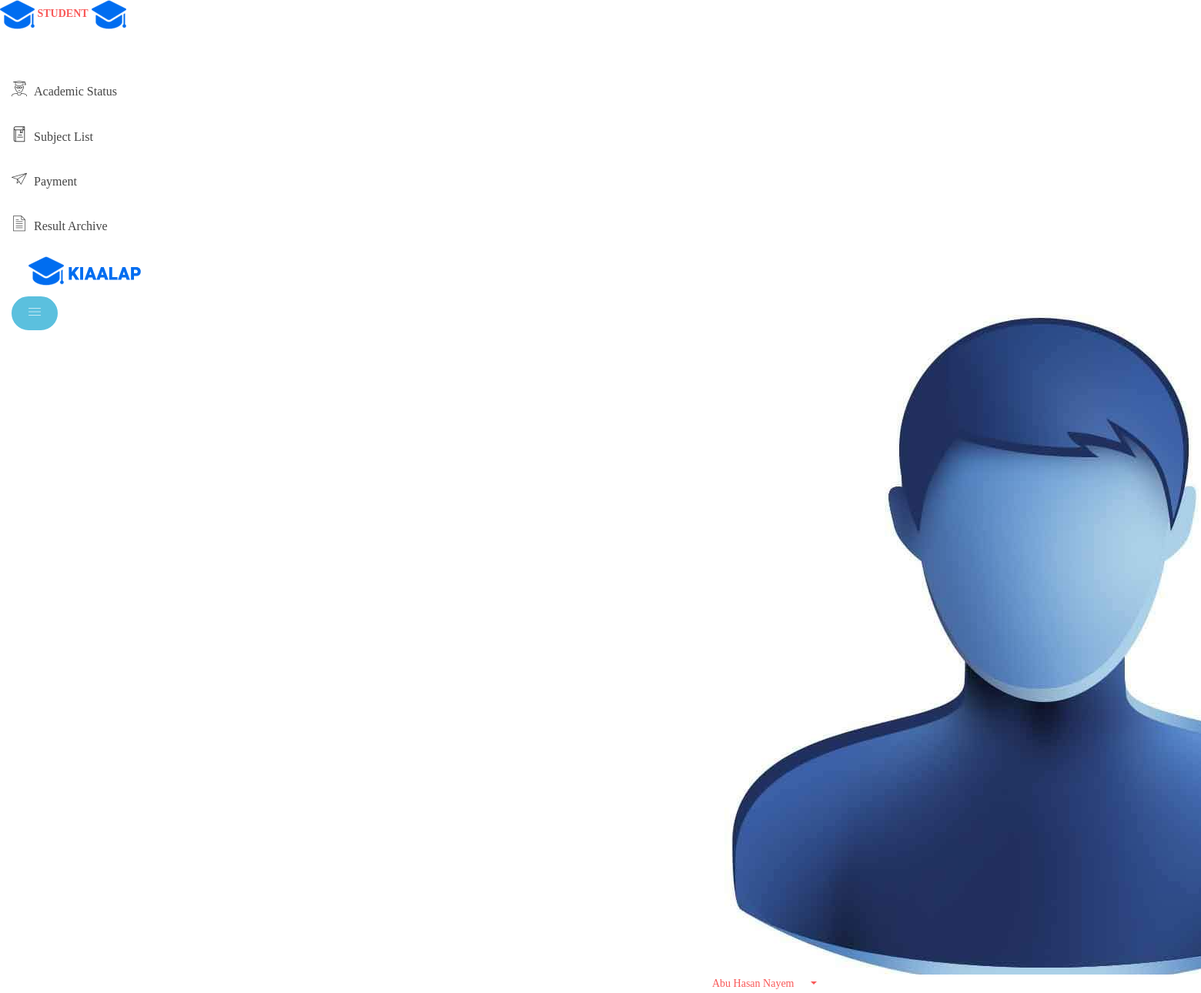
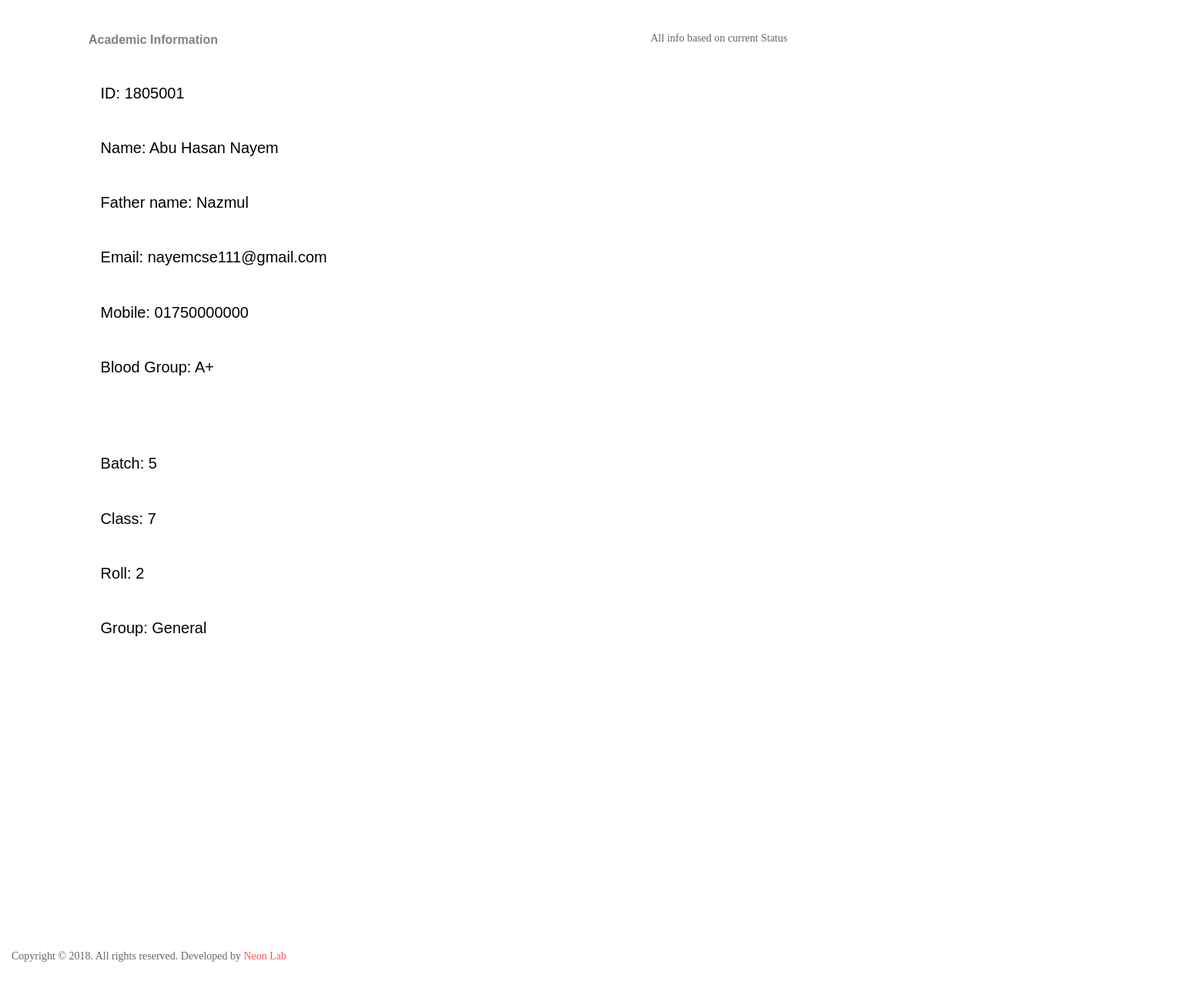
The page /student (signed in) on the database its author committed (2 pictures, top to bottom).
### tables this page shows
CREATE TABLE `student` (
  `id` int(11) NOT NULL,
  `name` varchar(55) NOT NULL,
  `father_name` varchar(55) NOT NULL,
  `current_class` varchar(55) NOT NULL,
  `batch` varchar(55) NOT NULL,
  `current_roll` varchar(55) DEFAULT NULL,
  `student_group` varchar(55) NOT NULL,
  `mobile` varchar(55) NOT NULL,
  `email` varchar(55) NOT NULL,
  `gender` varchar(10) NOT NULL,
  `blood_group` varchar(10) NOT NULL,
  `password` varchar(255) NOT NULL,
  `registration_date` timestamp NOT NULL DEFAULT CURRENT_TIMESTAMP,
  `token` varchar(65) NOT NULL,
  `status` tinyint(4) NOT NULL DEFAULT '1',
  `profile_picture` text,
  `result_6` varchar(255) DEFAULT NULL,
  `result_7` varchar(255) DEFAULT NULL,
  `result_8` varchar(255) DEFAULT NULL,
  `result_9` varchar(255) DEFAULT NULL,
  `result_10` varchar(255) DEFAULT NULL
);

### student/index.php (the view)
<?php include 'include/header.php'; ?>
        <div class="product-sales-area mg-tb-30">
            <div class="container-fluid">
                <div class="row">
                    <div class="col-lg-12 col-md-12 col-sm-12 col-xs-12">
                        <div class="product-sales-chart" style="padding-left: 100px; padding-top: 30px;">
                            <div class="portlet-title">
                                <div class="row">
                                    <div class="col-lg-6 col-md-6 col-sm-6 col-xs-12">
                                        <div class="caption pro-sl-hd">
                                            <span class="caption-subject"><b>Academic Information</b></span>
                                        </div>
                                    </div>
                                    <div class="col-lg-6 col-md-6 col-sm-6 col-xs-12">
                                        <div class="actions graph-rp graph-rp-dl">
                                            <p>All info based on current Status</p>
                                        </div>
                                    </div>
                                </div>
                            </div>
                            <br>
                            <ul class="list-inline cus-product-sl-rp">
                                <?php
                                    include '../db/db.php';
                                    $query      = "SELECT * FROM student WHERE id = $student_id";
                                    $stmt       = $db->prepare($query);
                                    $result     = $stmt->execute();
                                    $row        = $stmt->fetch();
                                 ?>
                                <li>
                                    <h5><i class="fa fa-circle" style="color: #006EF0;"></i>ID: <?php echo $row['id']; ?></h5>
                                </li><br>
                                <li>
                                    <h5><i class="fa fa-circle" style="color: #61b12d;"></i>Name: <?php echo $row['name']; ?> </h5>
                                </li><br>
                                <li>
                                    <h5><i class="fa fa-circle" style="color: #933EC5;"></i>Father name: <?php echo $row['father_name']; ?></h5>
                                </li><br>
                                <li>
                                    <h5><i class="fa fa-circle" style="color: #cc33ff;"></i>Email: <?php echo $row['email']; ?></h5>
                                </li><br>
                                <li>
                                    <h5><i class="fa fa-circle" style="color: #009933;"></i>Mobile: <?php echo $row['mobile']; ?></h5>
                                </li><br>
                                <li>
                                    <h5><i class="fa fa-circle" style="color: red;"></i>Blood Group: <?php echo $row['blood_group']; ?></h5>
                                </li><br>
                                <br><br>
                                <li>
                                    <h5><i class="fa fa-circle" style="color: #44b12d;"></i>Batch: <?php echo $row['batch']; ?></h5>
                                </li><br>
                                <li>
                                    <h5><i class="fa fa-circle" style="color: #3333ff;"></i>Class: <?php echo $row['current_class']; ?></h5>
                                </li><br>
                                <li>
                                    <h5><i class="fa fa-circle" style="color: #999966;"></i>Roll: <?php echo $row['current_roll']; ?></h5>
                                </li><br>
                                <li>
                                    <h5><i class="fa fa-circle" style="color: #00ccff;"></i>Group: <?php echo $row['student_group']; ?></h5>
                                </li><br>
                            </ul>
                            <div id="extra-area-chart" style="height: 356px;"></div>
                        </div>
                    </div>
                </div>
            </div>
        </div>
<?php include 'include/footer.php'; ?>

### student/include/header.php (shortened to what this page needs)
<?php
    include '../db/db.php';
?>
<?php
    $student_id = $_SESSION['student_id'];
    $query_student              = "SELECT * FROM student WHERE id = :student_id";
    $stmt_student               = $db->prepare($query_student);
    $stmt_student              -> bindValue(':student_id',$student_id, PDO::PARAM_STR);
    $result_student             = $stmt_student->execute();
    $row_student               = $stmt_student->fetch();
?>
<!doctype html>
<html class="no-js" lang="en">
<head>
    <link rel="stylesheet" href="css/bootstrap.min.css">
    <link rel="stylesheet" href="css/font-awesome.min.css">
    <link rel="stylesheet" href="css/owl.carousel.css">
    <link rel="stylesheet" href="css/owl.theme.css">
    <link rel="stylesheet" href="css/owl.transitions.css">
    <link rel="stylesheet" href="css/animate.css">
    <link rel="stylesheet" href="css/normalize.css">
    <link rel="stylesheet" href="css/meanmenu.min.css">
    <link rel="stylesheet" href="css/main.css">
    <link rel="stylesheet" href="css/educate-custon-icon.css">
    <link rel="stylesheet" href="css/morrisjs/morris.css">
    <link rel="stylesheet" href="css/scrollbar/jquery.mCustomScrollbar.min.css">
    <link rel="stylesheet" href="css/metisMenu/metisMenu.min.css">
    <link rel="stylesheet" href="css/metisMenu/metisMenu-vertical.css">
    <link rel="stylesheet" href="css/calendar/fullcalendar.min.css">
    <link rel="stylesheet" href="css/calendar/fullcalendar.print.min.css">
    <link rel="stylesheet" href="style.css">
    <link rel="stylesheet" href="css/responsive.css">
</head>
<body>
    <div class="left-sidebar-pro">
        <nav id="sidebar" class="">
            <div class="sidebar-header">
                <a href="index.html"><img class="main-logo" src="img/logo/logosn.png" alt="" />
                    <b>STUDENT</b></a>
                <strong><a href="index.html"><img src="img/logo/logosn.png" alt="" /></a></strong>
            </div>
            <div class="left-custom-menu-adp-wrap comment-scrollbar">
                <nav class="sidebar-nav left-sidebar-menu-pro">
                    <ul class="metismenu" id="menu1">
                        <br><br>
                        <li>
                            <a href="index.php"><span class="educate-icon educate-student icon-wrap"></span> <span class="mini-click-non">Academic Status</span></a>
                        </li>
                        <li>
                            <a href="subject_list.php"><span class="educate-icon educate-library icon-wrap"></span> <span class="mini-click-non">Subject List</span></a>
                        </li>
                        <li>
                            <a href="payment.php"><span class="educate-icon educate-interface icon-wrap"></span> <span class="mini-click-non">Payment</span></a>
                        </li>
                        <li>
                            <a href="result_archive.php"><span class="educate-icon educate-data-table icon-wrap"></span> <span class="mini-click-non">Result Archive</span></a>
                        </li>
                    </ul>
                </nav>
            </div>
        </nav>
    </div>
    <div class="all-content-wrapper">
        <div class="container-fluid">
            <div class="row">
                <div class="col-lg-12 col-md-12 col-sm-12 col-xs-12">
                    <div class="logo-pro">
                        <a href="index.html"><img class="main-logo" src="img/logo/logo.png" alt="" /></a>
                    </div>
                </div>
            </div>
        </div>
        <div class="header-advance-area">
            <div class="header-top-area">
                <div class="container-fluid">
                    <div class="row">
                        <div class="col-lg-12 col-md-12 col-sm-12 col-xs-12">
                            <div class="header-top-wraper">
                                <div class="row">
                                    <div class="col-lg-1 col-md-0 col-sm-1 col-xs-12">
                                        <div class="menu-switcher-pro">
                                            <button type="button" id="sidebarCollapse" class="btn bar-button-pro header-drl-controller-btn btn-info navbar-btn">
                                                    <i class="educate-icon educate-nav"></i>
                                                </button>
                                        </div>
                                    </div>
                                    <div class="col-lg-6 col-md-7 col-sm-6 col-xs-12">
                                    </div>
                                    <div class="col-lg-5 col-md-5 col-sm-12 col-xs-12">
                                        <div class="header-right-info">
                                            <ul class="nav navbar-nav mai-top-nav header-right-menu">
                                                <li class="nav-item">
                                                    <a href="#" data-toggle="dropdown" role="button" aria-expanded="false" class="nav-link dropdown-toggle">
                                                            <img src="img/student/<?php echo $row_student['profile_picture'] ?>" alt="" />
                                                            <span class="admin-name">
                                                                <?php echo $row_student['name']; ?>
                                                            </span>
                                                            <i class="fa fa-angle-down edu-icon edu-down-arrow"></i>
                                                        </a>
                                                </li>
                                            </ul>
                                        </div>
                                    </div>
                                </div>
                            </div>
                        </div>
                    </div>
                </div>
            </div>
        </div>

### student/include/footer.php (shortened to what this page needs)
        <div class="footer-copyright-area">
            <div class="container-fluid">
                <div class="row">
                    <div class="col-lg-12">
                        <div class="footer-copy-right">
                            <p>Copyright © 2018. All rights reserved. Developed by <a href="https://neonlab.io/">Neon Lab</a></p>
                        </div>
                    </div>
                </div>
            </div>
        </div>
    </div>
</body>
</html>

### assets/css/main.css (style rules this page uses)
* { margin: 0px; padding: 0px; box-sizing: border-box; }
body, html { height: 100%; font-family: Poppins-Regular, sans-serif; }
a { font-family: Poppins-Regular; font-size: 14px; line-height: 1.7; color: #666666; margin: 0px; transition: all 0.4s; -webkit-transition: all 0.4s; -o-transition: all 0.4s; -moz-transition: all 0.4s; }
h1,h2,h3,h4,h5,h6 { margin: 0px; }
p { font-family: Poppins-Regular; font-size: 14px; line-height: 1.7; color: #666666; margin: 0px; }
ul, li { margin: 0px; list-style-type: none; }
button { outline: none !important; border: none; background: transparent; }

### student/css/metisMenu/metisMenu-vertical.css (style rules this page uses)
.sidebar-nav { background: #fff; }
.sidebar-nav ul { padding: 0; margin: 0; list-style: none; background: #f5f5f5; }
.sidebar-nav .metismenu { background: #fff; display: -webkit-box; display: -ms-flexbox; display: flex; -webkit-box-orient: vertical; -webkit-box-direction: normal; -ms-flex-direction: column; flex-direction: column; }
.sidebar-nav .metismenu li + li { margin-top: 5px; }
.sidebar-nav .metismenu li:last-child { margin-bottom: 5px; }
.sidebar-nav .metismenu > li { display: -webkit-box; display: -ms-flexbox; display: flex; -webkit-box-orient: vertical; -webkit-box-direction: normal; -ms-flex-direction: column; flex-direction: column; position: relative; }
.sidebar-nav .metismenu a { position: relative; display: block; padding: 13px 15px; color: #444; outline-width: 0; transition: all .3s ease-out; font-size:16px; font-weight:400; }
.sidebar-nav .metismenu li .icon-wrap { margin-right:5px; font-size:20px; color:#303030; }

### assets/css/style.css (style rules this page uses)
body { font-family: "Work Sans", Arial, sans-serif; font-weight: 400; font-size: 16px; line-height: 1.7; color: #828282; background: #fff; }
a { color: #F95959; -webkit-transition: 0.5s; -o-transition: 0.5s; transition: 0.5s; }
p { margin-bottom: 20px; }
h1, h2, h3, h4, h5, h6, figure { color: #000; font-family: "Work Sans", Arial, sans-serif; font-weight: 400; margin: 0 0 20px 0; }
.btn { margin-right: 4px; margin-bottom: 4px; font-family: "Work Sans", Arial, sans-serif; font-size: 16px; font-weight: 400; -webkit-border-radius: 30px; -moz-border-radius: 30px; -ms-border-radius: 30px; border-radius: 30px; -webkit-transition: 0.5s; -o-transition: 0.5s; transition: 0.5s; padding: 8px 20px; }
.btn-info { background: #5bc0de; color: #fff; border: 2px solid #5bc0de; }

### rows shown on the page
student: profile_picture (picture), name "Abu Hasan Nayem", id "1805001", father_name "Nazmul", email "nayemcse111@gmail.com", mobile "01750000000", blood_group "A+", batch "5", current_class "7", current_roll "2", student_group "General"
